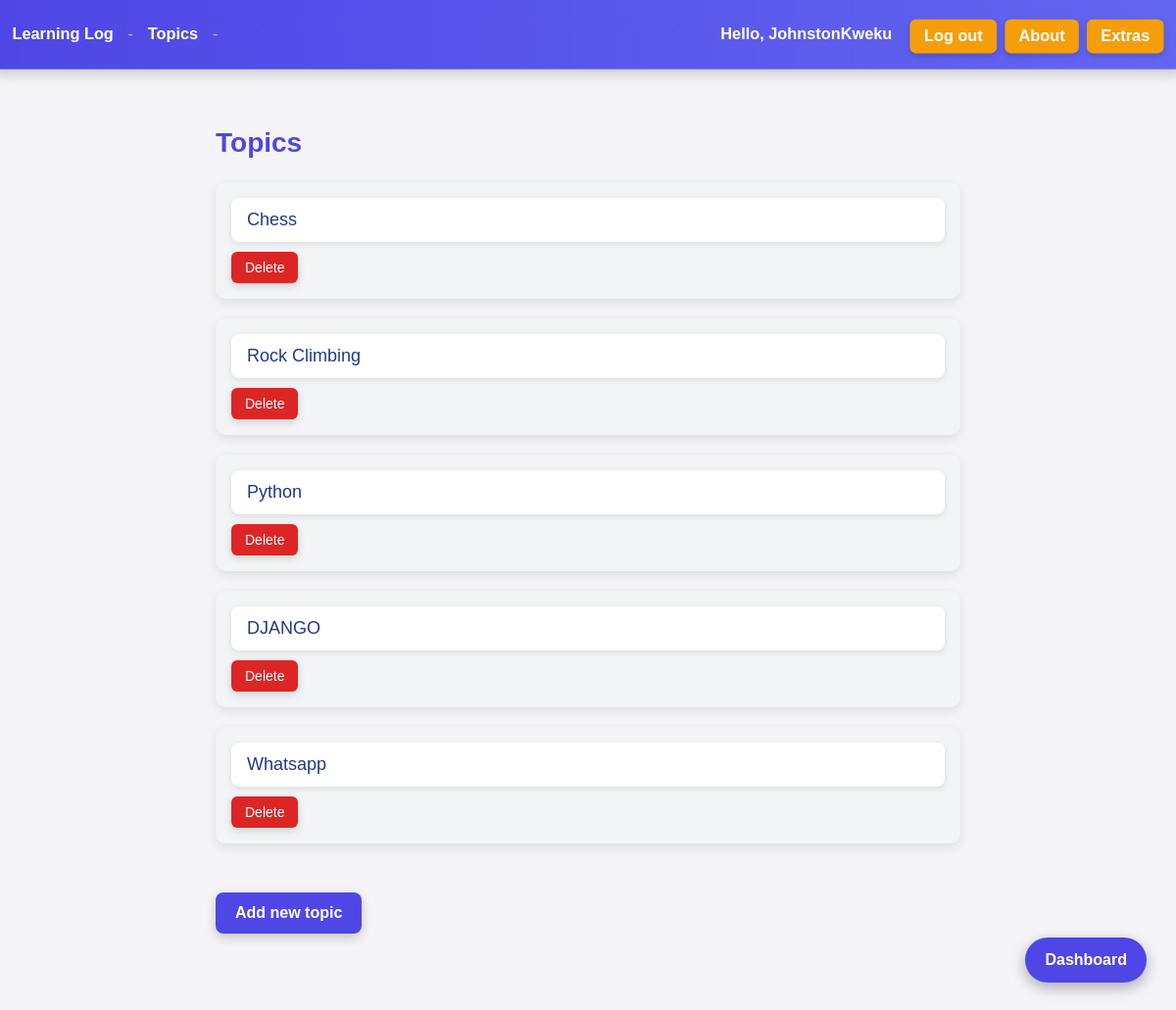
Page /topics/ (signed in) on the earlier database version.
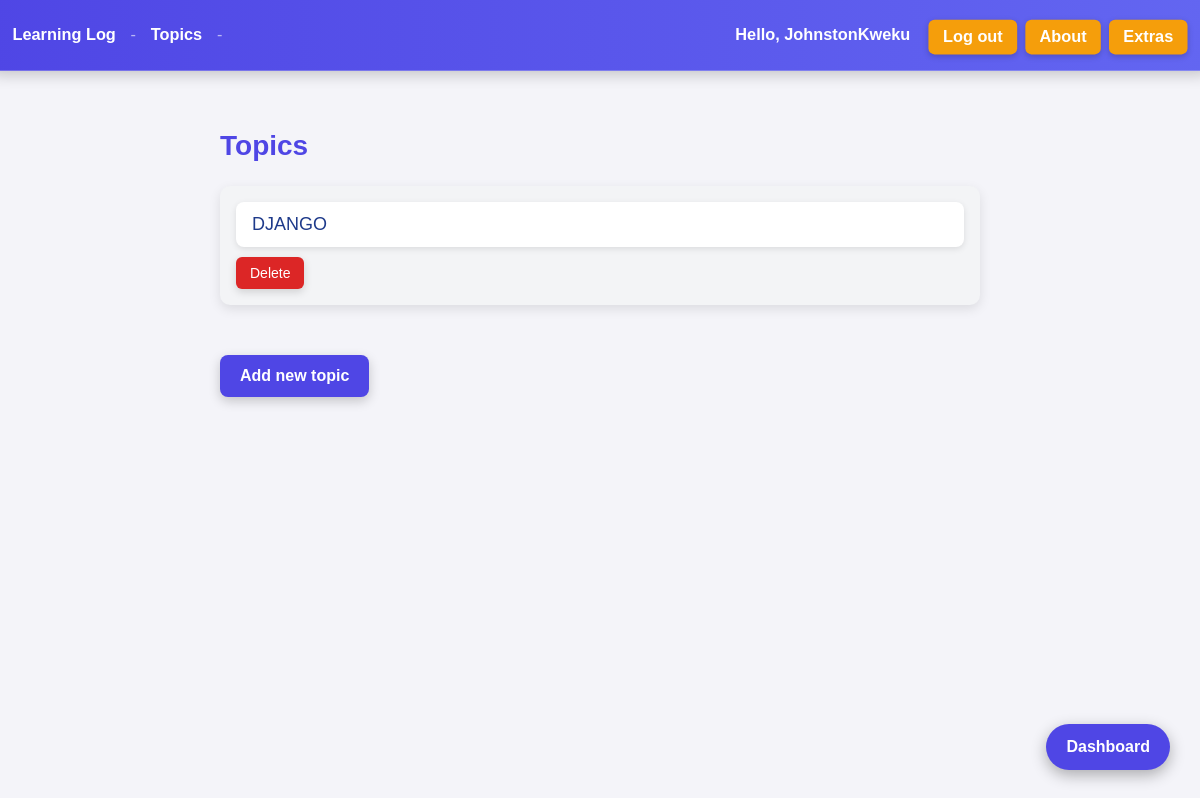
Same page on the later database version.
### learning_logs/models.py (models this page shows)
class Topic(models.Model):
    topic_name = models.CharField(max_length=200)
    date_added = models.DateTimeField(auto_now_add=True)
    owner = models.ForeignKey(User, on_delete=models.CASCADE)
    def __str__(self):
        return self.topic_name

### learning_logs/views.py (the view)
# urls.py: path('topics/', views.topics, name='topics'),
@login_required
def topics(request):
    topics = Topic.objects.filter(owner=request.user).order_by('date_added')
    context = {'topics': topics}
    return render(request, 'learning_logs/topics.html', context)

### learning_logs/templates/learning_logs/topics.html (shortened to what this page needs)
{% extends "learning_logs/base.html" %}
{% block content %}
<div class="content-container">
    <p>Topics</p>
    <ul>
        {% for topic in topics %}
            <li class="topic-item">
                <a class="topic-link" href="{% url 'learning_logs:topic' topic.id %}">
                    {{ topic }}
                </a>
                <a class="delete-btn" href="{% url 'learning_logs:delete_topic' topic.id %}">
                    Delete
                </a>
            </li>
        {% empty %}
            <li>No topics have been added yet.</li>
        {% endfor %}
    </ul>
    <a href="{% url 'learning_logs:new_topic' %}" class="add-topic-btn">
        Add new topic
    </a>
</div>
{% endblock %}

### learning_logs/templates/learning_logs/base.html (shortened to what this page needs)
{% load static %}
<!DOCTYPE html>
<html lang="en">
<head>
</head>
<body>
    <nav class="navbar">
        <div class="breadcrumbs">
            <a href="{% url 'learning_logs:index' %}">Learning Log</a>
            <span class="separator">-</span>
            <a href="{% url 'learning_logs:topics' %}">Topics</a>
            <span class="separator">-</span>
        </div>
        <div class="user-actions">
            {% if user.is_authenticated %}
                <span>Hello, {{ user.username }}</span>
                <a href="{% url 'users:logout' %}">Log out</a>
            {% else %}
                <a href="{% url 'users:register' %}">Register</a>
                <a href="{% url 'users:login' %}">Log in</a>
            {% endif %}
            <a href="{% url 'learning_logs:about' %}">About</a>
            <a href="{% url 'learning_logs:extras' %}">Extras</a>
        </div>
    </nav>
    {% block content %}{% endblock content %}
{% if user.is_authenticated %}
<a href="{% url 'learning_logs:dashboard' %}" class="floating-dashboard-btn">Dashboard</a>
{% endif %}
</body>
</html>

### learning_logs/templates/learning_logs/base.html (style rules this page uses)
*, *::before, *::after { box-sizing: border-box; }
.navbar { position: fixed; top: 0; left: 0; width: 100%; background: linear-gradient(90deg, #4f46e5, #6366f1); color: white; padding: 16px 24px; display: flex; flex-wrap: wrap; justify-content: space-between; align-items: center; font-family: 'Arial', sans-serif; box-shadow: 0 4px 15px rgba(0,0,0,0.2); border-radius: 0 0 12px 12px; animation: slideFadeIn 0.8s ease-out; z-index: 1000; }
.navbar .breadcrumbs a { color: white; text-decoration: none; margin-right: 10px; font-weight: 600; position: relative; transition: color 0.3s; animation: slideFadeInRight 1s ease-out; }
.navbar .breadcrumbs a::after { content: ''; display: block; width: 0; height: 2px; background: #facc15; transition: width 0.3s; position: absolute; bottom: -4px; left: 0; }
.navbar .separator { color: rgba(255,255,255,0.6); margin-right: 10px; }
.navbar .user-actions { display: flex; flex-wrap: wrap; align-items: center; }
.navbar .user-actions a { background-color: #f59e0b; color: white; padding: 8px 14px; margin-left: 8px; margin-top: 4px; border-radius: 6px; font-weight: bold; text-decoration: none; transition: all 0.3s; box-shadow: 0 2px 6px rgba(0,0,0,0.2); animation: slideFadeInRight 1.2s ease-out; }
.navbar .user-actions span { margin-right: 10px; font-weight: 600; animation: slideFadeInRight 1.1s ease-out; }
body { margin: 0; padding-top: 90px; font-family: Arial, sans-serif; background: #f4f4f9; }
.floating-dashboard-btn { position: fixed; bottom: 30px; right: 30px; background-color: #4f46e5; color: white; padding: 14px 20px; border-radius: 50px; font-weight: bold; text-decoration: none; box-shadow: 0 5px 15px rgba(0,0,0,0.3); transition: transform 0.2s, background-color 0.2s; z-index: 1000; }

### learning_logs/templates/learning_logs/topics.html (style rules this page uses)
.content-container { max-width: 800px; margin: 40px auto 80px auto; padding: 0 20px; font-family: 'Arial', sans-serif; animation: fadeSlideUp 0.8s ease-out; }
.content-container p { font-size: 28px; font-weight: 600; color: #4f46e5; margin-bottom: 24px; }
.content-container ul { list-style: none; padding: 0; }
.topic-item { margin-bottom: 20px; background: #f3f4f6; padding: 16px; border-radius: 10px; box-shadow: 0 4px 12px rgba(0,0,0,0.1); transition: 0.3s; }
.topic-link { display: block; padding: 12px 16px; font-size: 18px; font-weight: 500; color: #1e3a8a; text-decoration: none; background: white; border-radius: 8px; transition: 0.3s; box-shadow: 0 2px 6px rgba(0,0,0,0.1); }
.delete-btn { display: block; width: fit-content; margin: 10px 0 0 0; padding: 8px 14px; font-size: 14px; color: white; background: #dc2626; text-decoration: none; border-radius: 6px; transition: 0.3s; box-shadow: 0 3px 8px rgba(0,0,0,0.15); }
.add-topic-btn { display: inline-block; margin-top: 30px; padding: 12px 20px; background: #4f46e5; color: white; font-weight: bold; border-radius: 8px; text-decoration: none; transition: all 0.3s; box-shadow: 0 4px 12px rgba(0,0,0,0.2); }

Differences in the rows shown:
removed Topic: topic_name "Chess"
removed Topic: topic_name "Rock Climbing"
removed Topic: topic_name "Python"
removed Topic: topic_name "Whatsapp"
